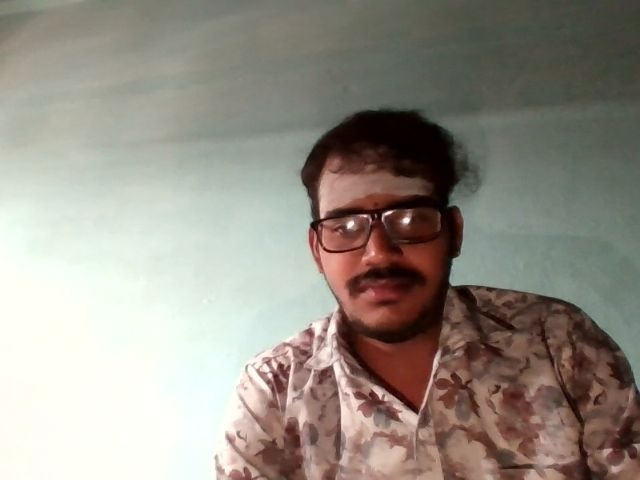
#> input picture Project/faces/Krishna/1.jpg, 640 x 480 px; its folder holds only this picture in this run
$ python -i recognition_logic.py   (imports and definitions only)
#> lines starting #> are read from the running program, lines starting #| are printed output that depends on the picture
#> further down, picture is the input picture: shape (480, 640, 3); mean B, G, R 134.4, 143.8, 150
import os
import cv2
import json
import csv
import numpy as np
from datetime import datetime, timedelta

FACES_DIR = "faces"
USERS_FILE = "users.json"
ATTENDANCE_FILE = "attendance.csv"
TRAINER_FILE = "trainer.yml"

class AttendanceSystem:
    def __init__(self):
        self.users = {}
        self.label_to_name = {}

        # Ensure directories and files exist
        if not os.path.exists(FACES_DIR):
            os.makedirs(FACES_DIR)

        if not os.path.exists(USERS_FILE):
            with open(USERS_FILE, 'w') as f:
                json.dump({}, f)

        if not os.path.exists(ATTENDANCE_FILE):
            with open(ATTENDANCE_FILE, 'w', newline='') as f:
                writer = csv.writer(f)
                writer.writerow(["Name", "Time", "Date", "Period", "Status"])

        # Initialize Haar Cascade for face detection
        cascade_path = cv2.data.haarcascades + 'haarcascade_frontalface_default.xml'
        self.face_cascade = cv2.CascadeClassifier(cascade_path)

        # Initialize LBPH Recognizer
        try:
            # radius=1, neighbors=8, grid_x=8, grid_y=8, threshold=100.0
            self.recognizer = cv2.face.LBPHFaceRecognizer_create()
        except AttributeError:
            print("Error: opencv-contrib-python not found. Falling back to mock.")
            self.recognizer = None

        self.load_users()
        self.load_faces()

    def load_users(self):
        with open(USERS_FILE, 'r') as f:
#> (reads Project/users.json from the repository)
            try:
                self.users = json.load(f)
            except json.JSONDecodeError:
                self.users = {}

    def save_users(self):
        with open(USERS_FILE, 'w') as f:
            json.dump(self.users, f, indent=4)

    # [7 lines left out: function prepare_face_roi, not called in this run]

    def train_model(self):
        if not self.recognizer:
            return

        faces = []
        labels = []
        current_id = 0
        self.label_to_name = {}

        # Iterate through user folders
        for username in sorted(os.listdir(FACES_DIR)):
            user_path = os.path.join(FACES_DIR, username)
            if not os.path.isdir(user_path):
                continue

            current_id += 1
            self.label_to_name[current_id] = username

            samples_count = 0
            for img_name in os.listdir(user_path):
                img_path = os.path.join(user_path, img_name)
                image = cv2.imread(img_path)
                if image is None:
                    continue

                gray = cv2.cvtColor(image, cv2.COLOR_BGR2GRAY)
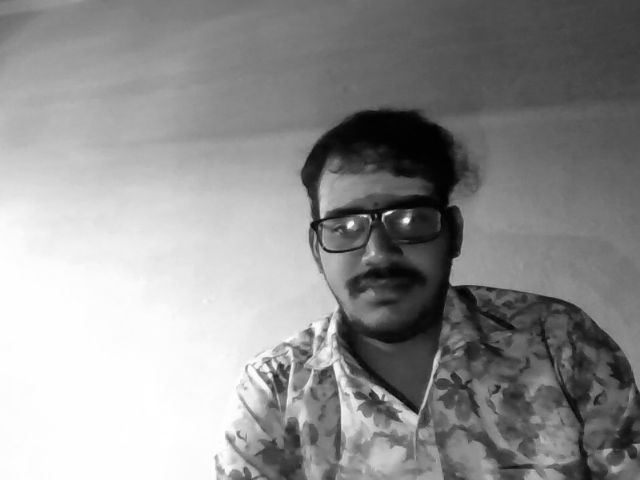
#> gray: shape (480, 640); min 1, max 255, mean 144.6
                detected_faces = self.face_cascade.detectMultiScale(gray, 1.3, 5)
#> detected_faces = ()

                for (x, y, w, h) in detected_faces:
                    face_roi = gray[y:y+h, x:x+w]
                    # Quality Control: Apply Standardization
                    processed_face = self.prepare_face_roi(face_roi)
                    faces.append(processed_face)
                    labels.append(current_id)
                    samples_count += 1
#> this loop made 0 passes
#> after the loop, faces = []; labels = []; samples_count = 0

            if samples_count > 0:
                print(f"[LBPH] Prepared {samples_count} samples for user: {username}")

        if len(faces) > 0:
            self.recognizer.train(faces, np.array(labels))
            self.recognizer.save(TRAINER_FILE)
            print(f"[LBPH] SUCCESS: Trained on {len(self.label_to_name)} users with {len(faces)} total samples.")
        else:
            print("[LBPH] WARNING: No face samples detected in training set.")

    def load_faces(self):
        if not self.recognizer:
            return

        if os.path.exists(TRAINER_FILE) and os.path.getsize(TRAINER_FILE) > 0:
            try:
                self.recognizer.read(TRAINER_FILE)
                # Re-build label mapping from directory structure
                current_id = 0
                for username in sorted(os.listdir(FACES_DIR)):
                    user_path = os.path.join(FACES_DIR, username)
                    if os.path.isdir(user_path):
                        current_id += 1
                        self.label_to_name[current_id] = username
                print(f"[LBPH] Model loaded with {len(self.label_to_name)} identities.")
            except Exception as e:
                print(f"[LBPH] Model load failed: {e}. Attempting recovery...")
                self.train_model()
        else:
            self.train_model()

    # [46 lines left out: functions get_period, log_attendance, not called in this run]

    def process_frame(self, frame):
        # Resize frame for detection performance
        small_frame = cv2.resize(frame, (0, 0), fx=0.25, fy=0.25)
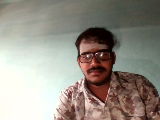
#> small_frame: shape (120, 160, 3); mean B, G, R 134.5, 143.9, 150.1
        gray = cv2.cvtColor(small_frame, cv2.COLOR_BGR2GRAY)
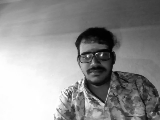
#> gray: shape (120, 160); min 2, max 255, mean 144.7

        faces = self.face_cascade.detectMultiScale(gray, scaleFactor=1.1, minNeighbors=5, minSize=(30, 30))
#> faces = ()

        face_locations = []
        recognized_names = []

        for (x, y, w, h) in faces:
            # Scale back to original (not really needed for ROI, but for box coordinates)
            top, right, bottom, left = y, x + w, y + h, x
            face_locations.append((top, right, bottom, left))

            name = "Unknown"
            if self.recognizer and len(self.label_to_name) > 0:
                roi_gray = gray[y:y+h, x:x+w]
                # Apply same optimization (Resize + Histogram Equalize)
                processed_roi = self.prepare_face_roi(roi_gray)

                label_id, confidence = self.recognizer.predict(processed_roi)

                # LBPH: Lower distance (confidence) means better match.
                # Threshold of 100.0 is usually safe; higher = more permissive.
                if confidence < 100:
                    name = self.label_to_name.get(label_id, "Unknown")
                    print(f"[LBPH] MATCH: {name} (Distance: {confidence:.2f})")
                else:
                    print(f"[LBPH] UNKNOWN (Closest: {self.label_to_name.get(label_id, 'None')} @ Distance: {confidence:.2f})")

            recognized_names.append(name)
#> after the loop, face_locations = []; recognized_names = []

        return face_locations, recognized_names

>>> import cv2
>>> picture = cv2.imread('faces/Krishna/1.jpg')
>>> result = AttendanceSystem().process_frame(picture)
#> result = ([], [])
